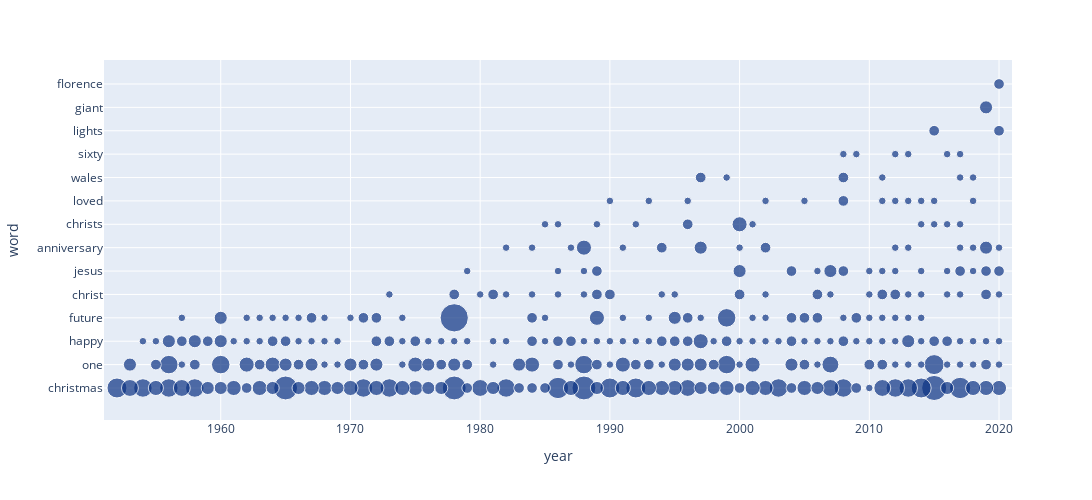

Notebook code cell kept with this figure:
### Code cell
plot_heat(late_df.reset_index(), order=late_df.index.values)

### Figure 1 — Plotly figure (JSON) as saved in the notebook; plotly's stock layout.template omitted (floating-point values rounded to 4 significant figures; data arrays with more than 128 entries replaced by an {"elided": "..."} marker saying what was removed)
{"data": [{"hovertemplate": "year=%{x}<br>word=%{y}<br>counts=%{marker.size}<br>bingo=%{marker.color}<extra></extra>", "legendgroup": "", "marker": {"color": {"elided": "321 int values"}, "coloraxis": "coloraxis", "size": {"elided": "321 int values"}, "sizemode": "area", "sizeref": 0.035, "symbol": "circle"}, "mode": "markers", "name": "", "orientation": "h", "showlegend": false, "type": "scatter", "x": {"elided": "321 int values"}, "xaxis": "x", "y": {"elided": "321 str values"}, "yaxis": "y"}], "layout": {"coloraxis": {"cmax": 1, "cmin": 0, "colorbar": {"title": {"text": "bingo"}}, "colorscale": [[0, "rgb(12,51,131)"], [0.25, "rgb(10,136,186)"], [0.5, "rgb(242,211,56)"], [0.75, "rgb(242,143,56)"], [1, "rgb(217,30,30)"]], "showscale": false}, "height": 500, "legend": {"itemsizing": "constant", "tracegroupgap": 0}, "margin": {"t": 60}, "width": 1800, "xaxis": {"anchor": "y", "domain": [0, 1], "range": [1951, 2021], "title": {"text": "year"}, "type": "linear"}, "yaxis": {"anchor": "x", "autorange": true, "categoryarray": ["christmas", "one", "happy", "future", "christ", "jesus", "anniversary", "christs", "loved", "wales", "sixty", "lights", "giant", "florence"], "domain": [0, 1], "range": [-1.369, 14.03], "title": {"text": "word"}, "type": "category"}}}
